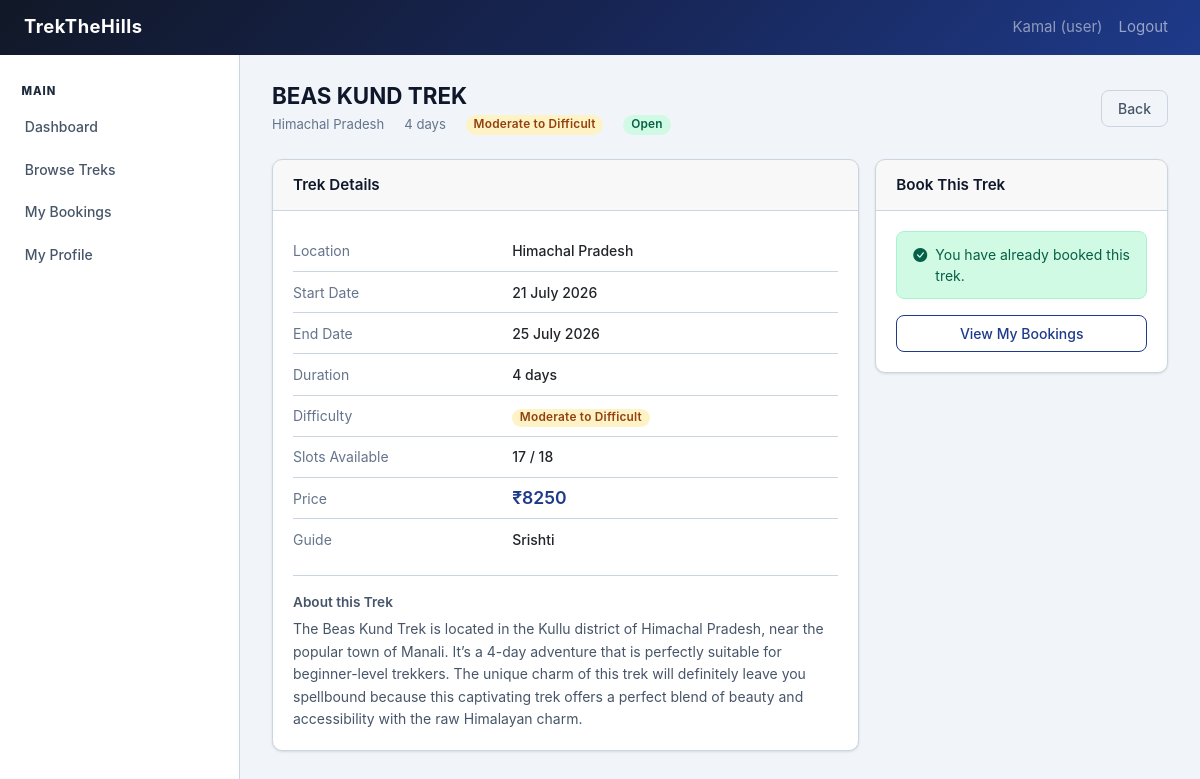
The page /user/trek/5 (signed in) on the database its author committed.
### models.py (models this page shows, shortened)
class User(UserMixin, db.Model):
    __tablename__ = 'users'
    id = db.Column(db.Integer, primary_key=True)
    username = db.Column(db.String(80), unique=True, nullable=False)
    email = db.Column(db.String(120), unique=True, nullable=False)
    full_name = db.Column(db.String(120), nullable=False)
    password_hash = db.Column(db.String(256), nullable=False)
    role = db.Column(db.String(20), nullable=False, default='user')
    phone = db.Column(db.String(20), nullable=True)
    is_blacklisted = db.Column(db.Boolean, default=False)
    is_approved = db.Column(db.Boolean, default=False)
    created_at = db.Column(db.DateTime, default=datetime.utcnow)
    bookings = db.relationship('Booking', backref='user', lazy=True, foreign_keys='Booking.user_id')
    assigned_treks = db.relationship('Trek', backref='assigned_staff', lazy=True, foreign_keys='Trek.assigned_staff_id')

class Trek(db.Model):
    __tablename__ = 'treks'
    id = db.Column(db.Integer, primary_key=True)
    name = db.Column(db.String(150), nullable=False)
    location = db.Column(db.String(150), nullable=False)
    difficulty = db.Column(db.String(20), nullable=False)
    duration_days = db.Column(db.Integer, nullable=False)
    total_slots = db.Column(db.Integer, nullable=False)
    altitude = db.Column(db.Integer, nullable = False)
    available_slots = db.Column(db.Integer, nullable=False)
    status = db.Column(db.String(20), nullable=False, default='Pending')
    start_date = db.Column(db.Date, nullable=False)
    end_date = db.Column(db.Date, nullable=False)
    description = db.Column(db.Text, nullable=True)
    price = db.Column(db.Float, nullable=False, default=0.0)
    assigned_staff_id = db.Column(db.Integer, db.ForeignKey('users.id'), nullable=True)
    created_at = db.Column(db.DateTime, default=datetime.utcnow)
    bookings = db.relationship('Booking', backref='trek', lazy=True)

### user.py (the view)
@user_bp.route('/trek/<int:trek_id>')
@login_required
@user_required
def trek_detail(trek_id):
    trek = Trek.query.get_or_404(trek_id)
    already_booked = Booking.query.filter_by(
        user_id=current_user.id, trek_id=trek_id, status='Booked').first()
    return render_template('user/trek_detail.html',
                           trek=trek,
                           already_booked=already_booked,
                           slots_left=trek.available_slots)

### app.py (called while the page is built)
@login_manager.user_loader
def load_user(user_id):
    return User.query.get(int(user_id))

### templates/User/trek_detail.html (shortened to what this page needs)
{% extends 'base.html' %}
{% block sidebar %}{% include '_sidebar.html' %}{% endblock %}
{% block content %}
<div class="page-header">
  <div>
    <h1 class="page-title">{{ trek.name }}</h1>
    <div class="info-row" style="margin-top:.35rem;">
      <span>{{ trek.location }}</span>
      <span>{{ trek.duration_days }} days</span>
      <span class="badge badge-{{ trek.difficulty.lower().replace(' ', '-') }}">{{ trek.difficulty }}</span>
      <span class="badge badge-{{ trek.status.lower() }}">{{ trek.status }}</span>
    </div>
  </div>
  <a href="{{ url_for('user.treks') }}" class="btn btn-secondary">
    Back
  </a>
</div>
<div class="d-flex flex-wrap gap-3">
  <div class="card" style="flex:2; min-width:280px;">
    <div class="card-header">
      <h2 class="card-title"> Trek Details</h2>
    </div>
    <div class="card-body">
      <table style="width:100%; font-size:.875rem; border-collapse:collapse;">
        <tr style="border-bottom:1px solid var(--gray-300);">
          <td style="padding:.6rem 0; color:var(--gray-500); width:40%;">Location</td>
          <td class="fw-500">{{ trek.location }}</td>
        </tr>
        <tr style="border-bottom:1px solid var(--gray-300);">
          <td style="padding:.6rem 0; color:var(--gray-500);">Start Date</td>
          <td class="fw-500">{{ trek.start_date.strftime('%d %B %Y') }}</td>
        </tr>
        <tr style="border-bottom:1px solid var(--gray-300);">
          <td style="padding:.6rem 0; color:var(--gray-500);">End Date</td>
          <td class="fw-500">{{ trek.end_date.strftime('%d %B %Y') }}</td>
        </tr>
        <tr style="border-bottom:1px solid var(--gray-300);">
          <td style="padding:.6rem 0; color:var(--gray-500);">Duration</td>
          <td class="fw-500">{{ trek.duration_days }} days</td>
        </tr>
        <tr style="border-bottom:1px solid var(--gray-300);">
          <td style="padding:.6rem 0; color:var(--gray-500);">Difficulty</td>
          <td><span class="badge badge-{{ trek.difficulty.lower().replace(' ', '-') }}">{{ trek.difficulty }}</span>
          </td>
        </tr>
        <tr style="border-bottom:1px solid var(--gray-300);">
          <td style="padding:.6rem 0; color:var(--gray-500);">Slots Available</td>
          <td class="fw-500">{{ slots_left }} / {{ trek.total_slots }}</td>
        </tr>
        <tr style="border-bottom:1px solid var(--gray-300);">
          <td style="padding:.6rem 0; color:var(--gray-500);">Price</td>
          <td class="fw-600" style="color:var(--primary); font-size:1.1rem;">&#8377;{{ "%.0f"|format(trek.price) }}</td>
        </tr>
        {% if trek.assigned_staff %}
        <tr>
          <td style="padding:.6rem 0; color:var(--gray-500);">Guide</td>
          <td class="fw-500">{{ trek.assigned_staff.full_name }}</td>
        </tr>
        {% endif %}
      </table>
      {% if trek.description %}
      <div style="margin-top:1rem; padding-top:1rem; border-top:1px solid var(--gray-300);">
        <p style="font-size:.85rem; font-weight:600; color:var(--gray-700); margin-bottom:.35rem;">About this Trek</p>
        <p style="font-size:.875rem; color:var(--gray-700); line-height:1.6; margin:0;">{{ trek.description }}</p>
      </div>
      {% endif %}
    </div>
  </div>
  <div style="flex:1; min-width:240px;">
    <div class="card">
      <div class="card-header">
        <h2 class="card-title"> Book This Trek</h2>
      </div>
      <div class="card-body">
        {% if trek.status != 'Open' %}
        <div class="alert alert-warning">
          <i class="bi bi-exclamation-triangle-fill"></i>
          This trek is not open for booking (Status: {{ trek.status }}).
        </div>
        {% elif slots_left <= 0 %} <div class="alert alert-danger">
          <i class="bi bi-x-circle-fill"></i>
          No slots available. This trek is full.
      </div>
      {% elif already_booked %}
      <div class="alert alert-success">
        <i class="bi bi-check-circle-fill"></i>
        You have already booked this trek.
      </div>
      <a href="{{ url_for('user.bookings') }}" class="btn btn-outline w-100">
        View My Bookings
      </a>
      {% endif %}
    </div>
  </div>
</div>
</div>
{% endblock %}

### templates/base.html (shortened to what this page needs)
<!DOCTYPE html>
<html lang="en">
<head>
  <link href="https://cdn.jsdelivr.net/npm/bootstrap@5.3.3/dist/css/bootstrap.min.css" rel="stylesheet">
  <link href="https://cdn.jsdelivr.net/npm/bootstrap-icons@1.11.3/font/bootstrap-icons.min.css" rel="stylesheet">
  <link href="{{ url_for('static', filename='css/utilities.css') }}" rel="stylesheet">
  <link href="{{ url_for('static', filename='css/navbar.css') }}" rel="stylesheet">
  <link href="{{ url_for('static', filename='css/sidebar.css') }}" rel="stylesheet">
  <link href="{{ url_for('static', filename='css/dashboard.css') }}" rel="stylesheet">
  <link href="{{ url_for('static', filename='css/forms.css') }}" rel="stylesheet">
  <link href="{{ url_for('static', filename='css/cards.css') }}" rel="stylesheet">
</head>
<body>
<nav class="navbar navbar-expand-lg navbar-dark navbar-trek">
  <div class="container-fluid px-4">
    <a class="navbar-brand">
      TrekTheHills
    </a>
    <div>
      <ul class="navbar-nav ms-auto">
        {% if current_user.is_authenticated %}
          <li class="nav-item">
            <span class="nav-link text-white-50">{% if current_user.role == 'admin' %}Admin{% else %}{{ current_user.full_name }} ({{ current_user.role }}){% endif %}</span>
          </li>
          <li class="nav-item">
            <a class="nav-link" href="{{ url_for('auth.logout') }}">Logout</a>
          </li>
        {% else %}
          <li class="nav-item"><a class="nav-link" href="{{ url_for('auth.login') }}">Login</a></li>
          <li class="nav-item"><a class="nav-link" href="{{ url_for('auth.register') }}">Register</a></li>
        {% endif %}
      </ul>
    </div>
  </div>
</nav>
<div class="app-layout">
  {% block sidebar %}{% endblock %}
  <main class="main-content">
    {% block content %}{% endblock %}
  </main>
</div>
</body>
</html>

### static/css/utilities.css (style rules this page uses)
:root { --primary: #1e3a8a; --primary-dark: #172554; --primary-light:#dbeafe; --accent: #f59e0b; --accent-dark: #b45309; --danger: #dc2626; --warning: #d97706; --success: #059669; --info: #0284c7; --dark: #0f172a; --gray-900: #1e293b; --gray-700: #475569; --gray-500: #64748b; --gray-300: #cbd5e1; --gray-100: #f1f5f9; --white: #ffffff; --sidebar-w: 240px; --radius: 10px; --shadow-sm: 0 1px 3px rgba(0,0,0,.08), 0 1px 2px rgba(0,0,0,.04); --shadow: 0 4px 16px rgba(0,0,0,.10); --shadow-lg: 0 10px 32px rgba(0,0,0,.14); --transition: .2s ease; }
*, *::before, *::after { box-sizing: border-box; }
body { font-family: 'Inter', sans-serif; font-size: 0.9375rem; color: var(--gray-900); background: var(--gray-100); min-height: 100vh; margin: 0; }
a { color: var(--primary); text-decoration: none; }
.app-layout { display: flex; min-height: calc(100vh - 60px); }
.main-content { flex: 1; padding: 1.75rem 2rem; overflow-x: hidden; }
.badge { display: inline-flex; align-items: center; padding: 0.25em 0.65em; font-size: 0.74rem; font-weight: 600; border-radius: 20px; letter-spacing: .02em; }
.badge-moderate-to-difficult { background: #fef3c7; color: #92400e; }
.badge-open { background: #d1fae5; color: #065f46; }
.btn { display: inline-flex; align-items: center; justify-content: center; gap: 0.4rem; padding: 0.45rem 1rem; font-size: 0.875rem; font-weight: 500; border-radius: 8px; border: 1px solid transparent; cursor: pointer; transition: all var(--transition); white-space: nowrap; text-decoration: none; }
.btn-outline { background: transparent; color: var(--primary); border-color: var(--primary); }
.btn-secondary { background: var(--gray-100); color: var(--gray-700); border-color: var(--gray-300); }
.alert { padding: 0.75rem 1rem; border-radius: 8px; font-size: 0.875rem; margin-bottom: 1rem; display: flex; align-items: flex-start; gap: 0.5rem; }
.alert-success { background: #d1fae5; color: #065f46; border: 1px solid #a7f3d0; }
.fw-600 { font-weight: 600; }
.fw-500 { font-weight: 500; }
.ms-auto { margin-left: auto; }
.d-flex { display: flex; }
.gap-3 { gap: 0.75rem; }
.flex-wrap { flex-wrap: wrap; }
.w-100 { width: 100%; }

### static/css/navbar.css (style rules this page uses)
.navbar-trek { background: linear-gradient(135deg, #111827, var(--primary-dark), var(--primary)); }
.navbar-brand { font-weight: 700; letter-spacing: 0.5px; font-size: 1.15rem; }

### static/css/dashboard.css (style rules this page uses)
.page-header { display: flex; align-items: center; justify-content: space-between; margin-bottom: 1.5rem; flex-wrap: wrap; gap: 0.75rem; }
.page-title { font-size: 1.4rem; font-weight: 700; color: var(--dark); margin: 0; }
.info-row { display: flex; flex-wrap: wrap; gap: 0.5rem 1.25rem; font-size: 0.82rem; color: var(--gray-500); }
.info-row span { display: flex; align-items: center; gap: 0.3rem; }

### static/css/cards.css (style rules this page uses)
.card { background: var(--white); border-radius: var(--radius); box-shadow: var(--shadow-sm); border: 1px solid var(--gray-300); overflow: hidden; }
.card-header { padding: 1rem 1.25rem; border-bottom: 1px solid var(--gray-300); display: flex; align-items: center; justify-content: space-between; gap: 0.75rem; }
.card-title { font-size: 0.95rem; font-weight: 600; color: var(--dark); margin: 0; }
.card-body { padding: 1.25rem; }

### rows shown on the page
User: full_name "Kamal", role "user"
Trek: name "BEAS KUND TREK", location "Himachal Pradesh", duration_days "4", difficulty "Moderate to Difficult", status "Open", start_date "21 July 2026", end_date "25 July 2026", total_slots "18", price "8250", description "The Beas Kund Trek is located in the Kullu district of Himachal Pradesh, near the popular town of Manali. It’s a 4-day adventure that is perfectly suitable for beginner-level trekkers. The unique charm of this trek will definitely leave you spellbound because this captivating trek offers a perfect blend of beauty and accessibility with the raw Himalayan charm."
User: assigned_staff.full_name "Srishti"

### other values the page prints
{{ slots_left }} "17"
